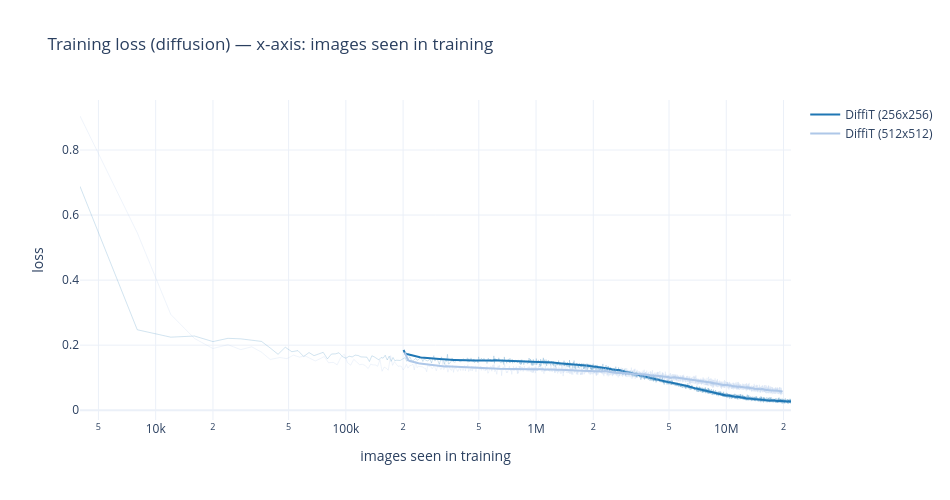
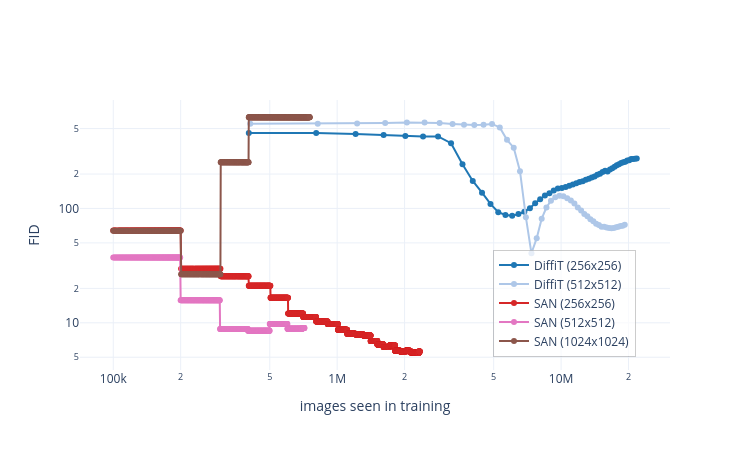

The notebook cell saved with these charts, in order:
### Code cell
# --- Option 2: images seen (log-x) — fairest cross-model comparison ---
# DiffiT and DiT-XL share global batch 256, so on this axis their curves
# should align directly (the 4× horizontal offset you saw before came
# from DiffiT's TB step being kimg, not optimizer steps).|
plot_loss("samples").show()
plot_fid("samples").show()

### Figure 1 — Plotly figure (JSON) as saved in the notebook; plotly's stock layout.template omitted (floating-point values rounded to 4 significant figures; data arrays with more than 128 entries replaced by an {"elided": "..."} marker saying what was removed)
{"data": [{"hoverinfo": "skip", "line": {"color": "#1f77b4", "width": 1}, "mode": "lines", "opacity": 0.2, "showlegend": false, "type": "scatter", "x": {"elided": "5432 float values"}, "y": {"elided": "5432 float values"}}, {"line": {"color": "#1f77b4", "width": 2}, "mode": "lines", "name": "DiffiT (256x256)", "type": "scatter", "x": {"elided": "5383 float values"}, "y": {"elided": "5383 float values"}}, {"hoverinfo": "skip", "line": {"color": "#aec7e8", "width": 1}, "mode": "lines", "opacity": 0.2, "showlegend": false, "type": "scatter", "x": {"elided": "4800 float values"}, "y": {"elided": "4800 float values"}}, {"line": {"color": "#aec7e8", "width": 2}, "mode": "lines", "name": "DiffiT (512x512)", "type": "scatter", "x": {"elided": "4751 float values"}, "y": {"elided": "4751 float values"}}], "layout": {"height": 500, "title": {"text": "Training loss (diffusion) — x-axis: images seen in training"}, "width": 950, "xaxis": {"title": {"text": "images seen in training"}, "type": "log"}, "yaxis": {"title": {"text": "loss"}}}}

### Figure 2 — Plotly figure (JSON) as saved in the notebook; plotly's stock layout.template omitted (floating-point values rounded to 4 significant figures; data arrays with more than 128 entries replaced by an {"elided": "..."} marker saying what was removed)
{"data": [{"line": {"color": "#1f77b4"}, "mode": "lines+markers", "name": "DiffiT (256x256)", "type": "scatter", "x": [403000.0, 806000.0, 1209000.0, 1612000.0, 2016000.0, 2419000.0, 2822000.0, 3225000.0, 3628000.0, 4032000.0, 4435000.0, 4838000.0, 5241000.0, 5644000.0, 6048000.0, 6451000.0, 6854000.0, 7257000.0, 7660000.0, 8064000.0, 8467000.0, 8870000.0, 9273000.0, 9676000.0, 10080000.0, 10480000.0, 10890000.0, 11290000.0, 11690000.0, 12100000.0, 12500000.0, 12900000.0, 13300000.0, 13710000.0, 14110000.0, 14520000.0, 14920000.0, 15320000.0, 15720000.0, 16130000.0, 16530000.0, 16930000.0, 17340000.0, 17740000.0, 18140000.0, 18550000.0, 18950000.0, 19350000.0, 19760000.0, 20160000.0, 20560000.0, 20970000.0, 21370000.0, 21770000.0], "y": [456.2, 457.0, 448.5, 438.4, 429.3, 425.6, 426.1, 372.1, 244.1, 173.9, 137.5, 109.5, 92.63, 87.76, 86.55, 89.23, 93.5, 100.5, 111.0, 120.6, 129.8, 135.9, 143.3, 149.8, 150.8, 154.1, 157.7, 162.2, 166.5, 170.2, 173.3, 178.1, 181.8, 186.2, 190.8, 196.9, 201.4, 208.3, 213.5, 210.7, 218.9, 225.3, 231.3, 238.9, 244.1, 250.0, 253.6, 256.0, 262.7, 264.0, 270.1, 270.4, 271.6, 273.6]}, {"line": {"color": "#aec7e8"}, "mode": "lines+markers", "name": "DiffiT (512x512)", "type": "scatter", "x": [409000.0, 819000.0, 1228000.0, 1638000.0, 2048000.0, 2457000.0, 2867000.0, 3276000.0, 3686000.0, 4096000.0, 4505000.0, 4915000.0, 5324000.0, 5734000.0, 6144000.0, 6553000.0, 6963000.0, 7372000.0, 7782000.0, 8192000.0, 8601000.0, 9011000.0, 9420000.0, 9830000.0, 10240000.0, 10650000.0, 11060000.0, 11470000.0, 11880000.0, 12290000.0, 12700000.0, 13110000.0, 13520000.0, 13930000.0, 14340000.0, 14740000.0, 15160000.0, 15560000.0, 15970000.0, 16380000.0, 16790000.0, 17200000.0, 17610000.0, 18020000.0, 18430000.0, 18840000.0, 19250000.0], "y": [550.5, 551.3, 554.2, 559.4, 564.3, 563.8, 557.6, 548.2, 539.9, 538.0, 540.6, 548.5, 511.1, 398.3, 340.2, 211.9, 83.98, 40.55, 55.03, 81.48, 102.0, 117.0, 125.3, 129.0, 128.1, 122.7, 117.4, 110.8, 102.2, 96.0, 89.55, 85.64, 80.64, 77.38, 73.47, 71.56, 69.05, 69.35, 68.07, 67.51, 67.3, 67.51, 68.41, 69.23, 70.28, 70.74, 71.92]}, {"line": {"color": "#d62728"}, "mode": "lines+markers", "name": "SAN (256x256)", "type": "scatter", "x": {"elided": "2221 float values"}, "y": {"elided": "2221 float values"}}, {"line": {"color": "#e377c2"}, "mode": "lines+markers", "name": "SAN (512x512)", "type": "scatter", "x": {"elided": "615 float values"}, "y": {"elided": "615 float values"}}, {"line": {"color": "#8c564b"}, "mode": "lines+markers", "name": "SAN (1024x1024)", "type": "scatter", "x": {"elided": "649 float values"}, "y": {"elided": "649 float values"}}], "layout": {"height": 450, "legend": {"bgcolor": "rgba(255,255,255,0.7)", "bordercolor": "rgba(0,0,0,0.2)", "borderwidth": 1, "x": 0.7, "y": 0.05}, "width": 750, "xaxis": {"title": {"text": "images seen in training"}, "type": "log"}, "yaxis": {"title": {"text": "FID"}, "type": "log"}}}
